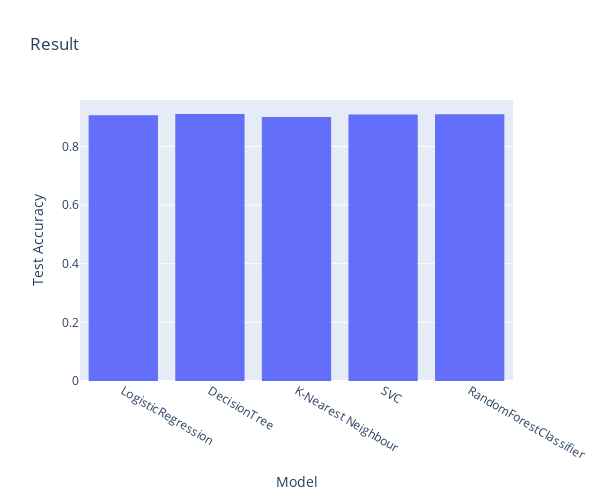

Notebook cell for this chart:
### Code cell
fig = px.histogram(resultsGridSearch_df, height=500, width=600, x="Model", y="Test Accuracy", title="Result")
fig.update_xaxes( tickangle=30 )
fig.update_layout( yaxis_title="Test Accuracy" )
fig.show()

### Figure 1 — Plotly figure (JSON) as saved in the notebook; plotly's stock layout.template omitted (floating-point values rounded to 4 significant figures)
{"data": [{"alignmentgroup": "True", "bingroup": "x", "histfunc": "sum", "hovertemplate": "Model=%{x}<br>sum of Test Accuracy=%{y}<extra></extra>", "legendgroup": "", "marker": {"color": "#636efa", "pattern": {"shape": ""}}, "name": "", "offsetgroup": "", "orientation": "v", "showlegend": false, "type": "histogram", "x": ["LogisticRegression", "DecisionTree", "K-Nearest Neighbour", "SVC", "RandomForestClassifier"], "xaxis": "x", "y": [0.9061, 0.9105, 0.9006, 0.9087, 0.9099], "yaxis": "y"}], "layout": {"barmode": "relative", "height": 500, "legend": {"tracegroupgap": 0}, "title": {"text": "Result"}, "width": 600, "xaxis": {"anchor": "y", "domain": [0, 1], "tickangle": 30, "title": {"text": "Model"}}, "yaxis": {"anchor": "x", "domain": [0, 1], "title": {"text": "Test Accuracy"}}}}
